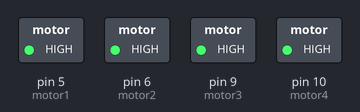
A sketch run on a simulated Arduino Uno, built with avr-gcc and run on an emulated ATmega328P. On the bench: switched loads named in the sketch (green lamp = pin HIGH).

Above: at 1.0 s.
At 3.0 s:
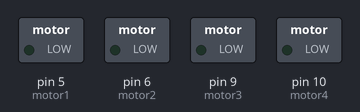
Timing chart, 0 to 5.2 s (numbered marks = the images above):
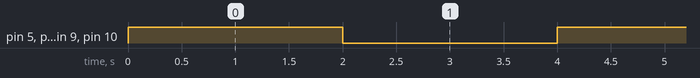

Measured:
- by itself, pin 5 (motor1), pin 6 (motor2), pin 9 (motor3), pin 10 (motor4): alternates HIGH for 2.0 s and LOW for 2.0 s

The sketch:

drone_control.ino
```cpp
// Basic Surveillance Drone Motor Test Code

#include <Arduino.h>

int motor1 = 5;
int motor2 = 6;
int motor3 = 9;
int motor4 = 10;

void setup() {
  pinMode(motor1, OUTPUT);
  pinMode(motor2, OUTPUT);
  pinMode(motor3, OUTPUT);
  pinMode(motor4, OUTPUT);
}

void loop() {

  digitalWrite(motor1, HIGH);
  digitalWrite(motor2, HIGH);
  digitalWrite(motor3, HIGH);
  digitalWrite(motor4, HIGH);

  delay(2000);

  digitalWrite(motor1, LOW);
  digitalWrite(motor2, LOW);
  digitalWrite(motor3, LOW);
  digitalWrite(motor4, LOW);

  delay(2000);
}
```
